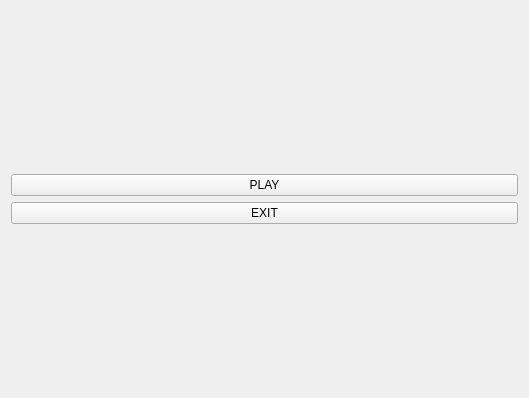
<?xml version="1.0" encoding="UTF-8"?>
<ui version="4.0">
 <class>Menu</class>
 <widget class="QWidget" name="Menu">
  <property name="geometry">
   <rect>
    <x>0</x>
    <y>0</y>
    <width>529</width>
    <height>398</height>
   </rect>
  </property>
  <property name="windowTitle">
   <string>Form</string>
  </property>
  <layout class="QVBoxLayout" name="verticalLayout">
   <item>
    <widget class="QLabel" name="label_5">
     <property name="text">
      <string/>
     </property>
     <property name="pixmap">
      <pixmap>../../battle-city-name.jpg</pixmap>
     </property>
     <property name="scaledContents">
      <bool>true</bool>
     </property>
     <property name="alignment">
      <set>Qt::AlignJustify|Qt::AlignVCenter</set>
     </property>
     <property name="wordWrap">
      <bool>true</bool>
     </property>
     <property name="margin">
      <number>10</number>
     </property>
    </widget>
   </item>
   <item>
    <widget class="QPushButton" name="play_button">
     <property name="layoutDirection">
      <enum>Qt::LeftToRight</enum>
     </property>
     <property name="text">
      <string>PLAY</string>
     </property>
    </widget>
   </item>
   <item>
    <widget class="QPushButton" name="pushButton_2">
     <property name="text">
      <string>EXIT</string>
     </property>
    </widget>
   </item>
   <item>
    <widget class="QLabel" name="label_4">
     <property name="text">
      <string/>
     </property>
     <property name="pixmap">
      <pixmap>../../battle-city-logo.jpg</pixmap>
     </property>
     <property name="alignment">
      <set>Qt::AlignCenter</set>
     </property>
     <property name="margin">
      <number>10</number>
     </property>
    </widget>
   </item>
  </layout>
 </widget>
 <resources/>
 <connections/>
</ui>
